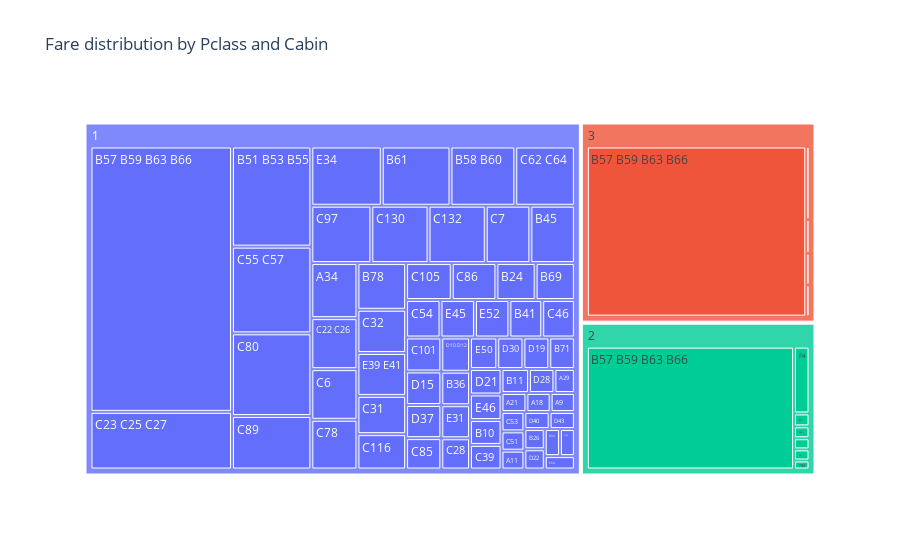

Write notebook code for a chart like this one.
### Code cell
px.treemap(df,path=['Pclass','Cabin'],values='Fare',title='Fare distribution by Pclass and Cabin')

### Figure 1 — Plotly figure (JSON) as saved in the notebook; plotly's stock layout.template omitted (floating-point values rounded to 4 significant figures)
{"data": [{"branchvalues": "total", "domain": {"x": [0, 1], "y": [0, 1]}, "hovertemplate": "labels=%{label}<br>Fare=%{value}<br>parent=%{parent}<br>id=%{id}<extra></extra>", "ids": ["1/A11", "1/A18", "1/A21", "1/A29", "1/A34", "1/A9", "1/B10", "1/B11", "1/B24", "1/B26", "1/B36", "1/B41", "1/B45", "1/B51 B53 B55", "1/B52 B54 B56", "1/B57 B59 B63 B66", "2/B57 B59 B63 B66", "3/B57 B59 B63 B66", "1/B58 B60", "1/B61", "1/B69", "1/B71", "1/B78", "1/C101", "1/C105", "1/C106", "1/C116", "1/C130", "1/C132", "1/C22 C26", "1/C23 C25 C27", "1/C28", "1/C31", "1/C32", "1/C39", "1/C46", "1/C51", "1/C53", "1/C54", "1/C55 C57", "1/C6", "1/C62 C64", "1/C7", "1/C78", "1/C80", "1/C85", "1/C86", "1/C89", "1/C97", "2/D", "1/D10 D12", "1/D15", "1/D19", "1/D21", "1/D22", "1/D28", "1/D30", "1/D34", "1/D37", "2/D38", "1/D40", "1/D43", "1/E31", "1/E34", "1/E39 E41", "1/E45", "1/E46", "1/E50", "1/E52", "1/E60", "2/F", "3/F E46", "3/F E57", "3/F G63", "2/F2", "2/F33", "2/F4", "3/G6", "1", "2", "3"], "labels": ["A11", "A18", "A21", "A29", "A34", "A9", "B10", "B11", "B24", "B26", "B36", "B41", "B45", "B51 B53 B55", "B52 B54 B56", "B57 B59 B63 B66", "B57 B59 B63 B66", "B57 B59 B63 B66", "B58 B60", "B61", "B69", "B71", "B78", "C101", "C105", "C106", "C116", "C130", "C132", "C22 C26", "C23 C25 C27", "C28", "C31", "C32", "C39", "C46", "C51", "C53", "C54", "C55 C57", "C6", "C62 C64", "C7", "C78", "C80", "C85", "C86", "C89", "C97", "D", "D10 D12", "D15", "D19", "D21", "D22", "D28", "D30", "D34", "D37", "D38", "D40", "D43", "E31", "E34", "E39 E41", "E45", "E46", "E50", "E52", "E60", "F", "F E46", "F E57", "F G63", "F2", "F33", "F4", "G6", "1", "2", "3"], "name": "", "parents": ["1", "1", "1", "1", "1", "1", "1", "1", "1", "1", "1", "1", "1", "1", "1", "1", "2", "3", "1", "1", "1", "1", "1", "1", "1", "1", "1", "1", "1", "1", "1", "1", "1", "1", "1", "1", "1", "1", "1", "1", "1", "1", "1", "1", "1", "1", "1", "1", "1", "2", "1", "1", "1", "1", "1", "1", "1", "1", "1", "2", "1", "1", "1", "1", "1", "1", "1", "1", "1", "1", "2", "3", "3", "3", "2", "2", "2", "3", "", "", ""], "type": "treemap", "values": [27.72, 29.7, 30.5, 31.68, 163.7, 29.7, 50.5, 42.5, 93.5, 26.55, 61.98, 79.2, 164.5, 512.3, 0, 2421.0, 1921.0, 2665.0, 247.5, 262.4, 93.5, 52, 146.5, 77.18, 108.9, 26, 110.9, 211.5, 211.5, 151.6, 526, 57.75, 120, 135.6, 50, 78.85, 28.5, 28.54, 83.16, 443.6, 150.5, 227.5, 164.9, 147.8, 423, 71.28, 106.4, 273.6, 221.8, 15.05, 63.36, 76.29, 52.55, 51.86, 26.55, 39.4, 53.1, 26.55, 75.25, 13.86, 27.72, 27.72, 61.17, 269, 134.5, 83.16, 51.86, 55.44, 83.16, 26, 13, 7.229, 7.229, 7.65, 13, 10.5, 78, 16.7, 10090.0, 2065.0, 2704.0]}], "layout": {"legend": {"tracegroupgap": 0}, "title": {"text": "Fare distribution by Pclass and Cabin"}}}
